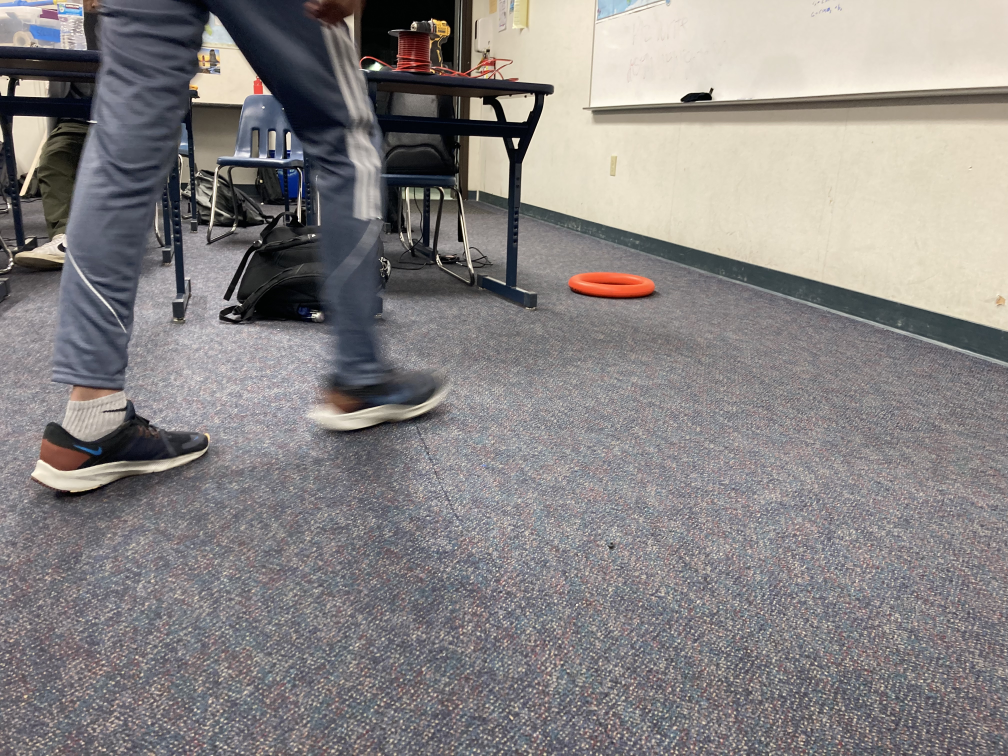
#> input picture IMG_1594.jpeg, 4032 x 3024 px, given in place of the camera (shown at 1/4 size)
$ python detect_ellipse.py
#> lines starting #> are read from the running program, lines starting #| are printed output that depends on the picture; after the words box and inside, x2 and y2 are one past the last pixel; in counts of white or black regions, pixels touching at a corner belong together
import cv2
from matplotlib.pyplot import draw
import numpy as np
import time
prev_large = []
prev_image = []
prev_llpy = []
def fit_ellipse(x, y):
    """
    Fit the coefficients a,b,c,d,e,f, representing an ellipse described by
    the formula F(x,y) = ax^2 + bxy + cy^2 + dx + ey + f = 0 to the provided
    arrays of data points x=[x1, x2, ..., xn] and y=[y1, y2, ..., yn].

    Assumes the ellipse is 'axis aligned' - modelled by setting the cross product term equal to 1

    Based on the algorithm of Halir and Flusser, "Numerically stable direct
    least squares fitting of ellipses'.
    """


    #Quadratic terms of the design matrix
    D1 = np.vstack([x**2, np.ones(len(x)), y**2]).T
    # Linear terms of the design matrix
    D2 = np.vstack([x, y, np.ones(len(x))]).T

    #Sections of the scatter matrix
    S1 = D1.T @ D1
    S2 = D1.T @ D2
    S3 = D2.T @ D2

    T = -np.linalg.inv(S3) @ S2.T
    M = S1 + S2 @ T
    C = np.array(((0, 0, 2), (0, -1, 0), (2, 0, 0)), dtype=float)
    M = np.linalg.inv(C) @ M
    eigenval, eigenvec = np.linalg.eig(M)
    con = 4 * eigenvec[0]* eigenvec[2] - eigenvec[1]**2
    ak = eigenvec[:, np.nonzero(con > 0)[0]]

    return np.concatenate((ak, T @ ak)).ravel()


def cart_to_pol(coeffs):
    """

    Convert the Cartesian coefficients, (a, b, c, d, e, f), to polar parameters,
    x0, y0, ap, bp, e, phi, where
    (x0, y0) is the ellipse centre;
    (ap, bp) are the semi-major and semi-minor axes, respectively;
    e is the eccentricity; and
    phi is the rotation of the semi-major axis from the x-axis.

    """

    if(len(coeffs)==0):
        return

    # assumes a cartesian form ax^2 + 2bxy + cy^2 + 2dx + 2fy + g = 0.
    a = coeffs[0]
    b = coeffs[1] / 2
    c = coeffs[2]
    d = coeffs[3] / 2
    f = coeffs[4] / 2
    g = coeffs[5]

    det = b**2 - a*c
    # if det > 0:
    #     raise ValueError('coeffs do not represent an ellipse: b^2 - 4ac must'
    #                      ' be negative!')

    # The location of the ellipse centre.
    x0, y0 = (c*d - b*f) / det, (a*f - b*d) / det

    num = 2 * (a*f**2 + c*d**2 + g*b**2 - 2*b*d*f - a*c*g)
    fac = np.sqrt((a - c)**2 + 4*b**2)
    # The semi-major and semi-minor axis lengths (these are not sorted).
    ap = np.sqrt(num / det / (fac - a - c))
    bp = np.sqrt(num / det / (-fac - a - c))

    # Sort the semi-major and semi-minor axis lengths but keep track of
    # the original relative magnitudes of width and height.
    width_gt_height = True
    if ap < bp:
        width_gt_height = False
        ap, bp = bp, ap

    # The eccentricity.
    r = (bp/ap)**2
    if r > 1:
        r = 1/r
    e = np.sqrt(1 - r)

    # The angle of anticlockwise rotation of the major-axis from x-axis.
    if b == 0:
        phi = 0 if a < c else np.pi/2
    else:
        phi = np.arctan((2.*b) / (a - c)) / 2
        if a > c:
            phi += np.pi/2
    if not width_gt_height:
        # Ensure that phi is the angle to rotate to the semi-major axis.
        phi += np.pi/2
    # phi = phi % np.pi

    return x0, y0, ap, bp, e, phi


def get_ellipse_pts(params, npts=100, tmin=0, tmax=2*np.pi):
    """
    Return npts points on the ellipse described by the params = x0, y0, ap,
    bp, e, phi for values of the parametric variable t between tmin and tmax.

    """
    if params is None: return

    x0, y0, ap, bp, e, phi = params
    # A grid of the parametric variable, t.
    t = np.linspace(tmin, tmax, npts)
    x = x0 + ap * np.cos(t) * np.cos(phi) - bp * np.sin(t) * np.sin(phi)
    y = y0 + ap * np.cos(t) * np.sin(phi) + bp * np.sin(t) * np.cos(phi)
    return x, y

# convert from pixels to angles
# screen width (px) = 320
# screen height (px) = 240
# screen FOV x (deg) = 59.6
# screen FOV y (deg) = 49.7
def px_to_deg(cx, cy):
    tx = ((cx - 480.0) / 960.0) * 59.6
    ty = ((cy - 360.0) / 720.0) * 49.7
    return tx, -ty

def draw_point(image, x, y):
    cv2.circle(image, (int(x), int(y)), 2, (0,0,255), cv2.FILLED)

def draw_point_2(image, x, y):
    cv2.circle(image, (int(x), int(y)), 2, (0,255, 0), cv2.FILLED)

# runPipeline() is called every frame by Limelight's backend.
def runPipeline(image, llrobot):
    # start = time.time()
    try:
        # convert the input image to the HSV color space
        img_hsv = cv2.cvtColor(image, cv2.COLOR_BGR2HSV)
        img_threshold= cv2.inRange(img_hsv,(30, 40, 118), (85, 255, 255))
        img_threshold = cv2.medianBlur(img_threshold, 5)
        # img_threshold = cv2.blur(img_threshold, 1)
        img_threshold= cv2.inRange(img_threshold, 150, 255)
        cv2.imshow("img", img_threshold)
        # h, s, v = cv2.split(image)
        # img_threshold = cv2.inRange(v, 200, 255)

        # find contours in the new binary image
        contours, _ = cv2.findContours(img_threshold, cv2.RETR_LIST, cv2.CHAIN_APPROX_SIMPLE)
        cv2.drawContours(img_threshold, contours, -1, 100, 2)

        points = []
        llpython = []
        largestContour = [[]]
        # largestContour = max(contours, key=cv2.contourArea) # required to be returned by api
        # for i in range(len(contours)):
        for coord in contours[0]:
                    points.append(coord[0])


        # if(len(points) >= 5):
        x = []
        y= []
        for point in points:
            if(point[0] != 0 and point[1]!=0):
                x.append(point[0])
                y.append(point[1])
        x=np.array(x)
        y = np.array(y)
        e = fit_ellipse(x, y)
        e2 = cv2.fitEllipse(contours[0])
        params = cart_to_pol(e)
        if params is None: return
        x, y = get_ellipse_pts(params)
        for i in range(len(x)):
            draw_point_2(image, x[i], y[i])
        max = 9999
        for i in range(len(y)):
            if y[i] < max: max = y[i]


        # x_top, y_top = x[index], y[index]
        # draw_point(image, x[index], y[index])
        # draw_point(image, int(params[0]), int(params[1]-params[3]))

        tx, ty = px_to_deg(abs(params[0]), abs(max))

        # initialize an array of values to send back to the robot
        llpython = [1, tx, ty, 0, 0, 0]

        #return the largest contour for the LL crosshair, the modified image, and custom robot data
        cv2.imshow("ret", image)
        end = time.time()
        print("you: " + str(t2-t1) + "\n OpenCV: "+ str(t3-t2))
        return largestContour, image, llpython
    except:
        print("error")
        return [[]], image, [-1, 0, 0, 0, ]

# [6 lines of commented-out code are left out]
cap = cv2.VideoCapture(0)
# output = cv2.VideoWriter('vid.avi', cv2.VideoWriter_fourcc(*'MJPG'), 60, (640, 360), 0)

# Check if camera opened successfully
if (cap.isOpened()== False):
  print("Error opening video  file")

# Read until video is completed
i = 1
while(cap.isOpened()):
  if i%2==0: continue

  # Capture frame-by-frame
  ret, frame = cap.read()
#> frame is the input picture: shape (3024, 4032, 3); mean B, G, R 131.5, 132, 136

  frame = frame[50:, 50:]
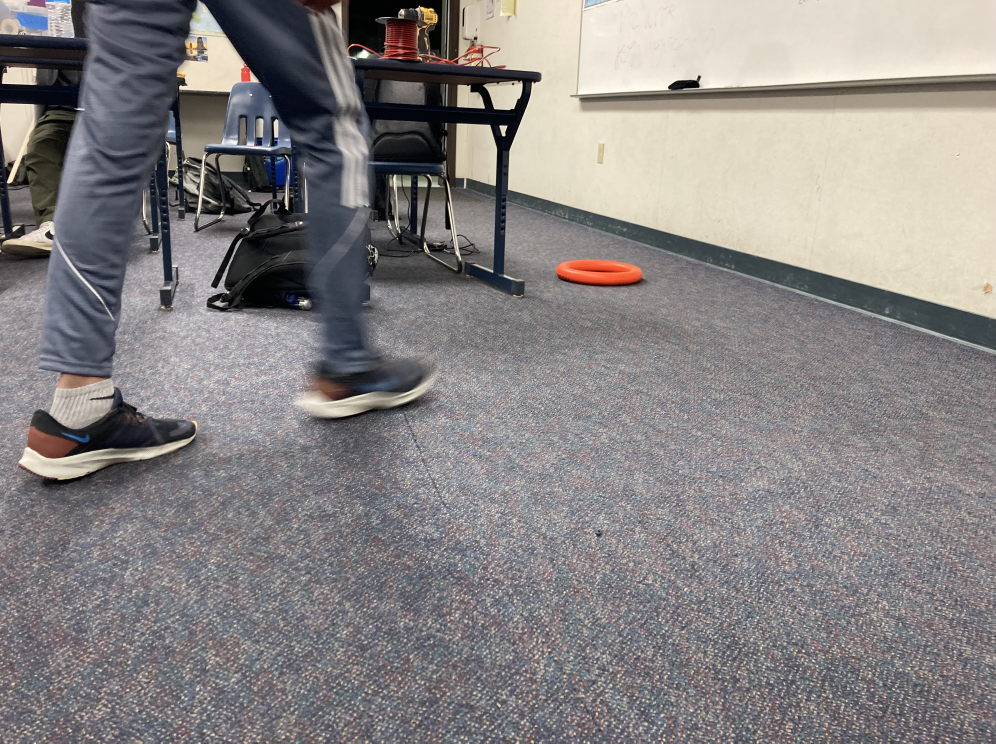
#> frame: shape (2974, 3982, 3) (shown at 1/4 size); mean B, G, R 131.6, 132, 136
  if ret == True:

    # Display the resulting frame
    try:
        st = time.time()
        _, img, llpython = runPipeline(frame, llrobot=[40, 20, 145, 255, 190, 255])
#> in runPipeline, `img_hsv = cv2.cvtColor(image, cv2.COLOR_BGR2HSV)`: img_hsv: shape (2974, 3982, 3); mean H, S, V 90.8, 29.1, 139.9
#> in runPipeline, `img_threshold= cv2.inRange(img_hsv,(30, 40, 118), (85, 255, 255))`:
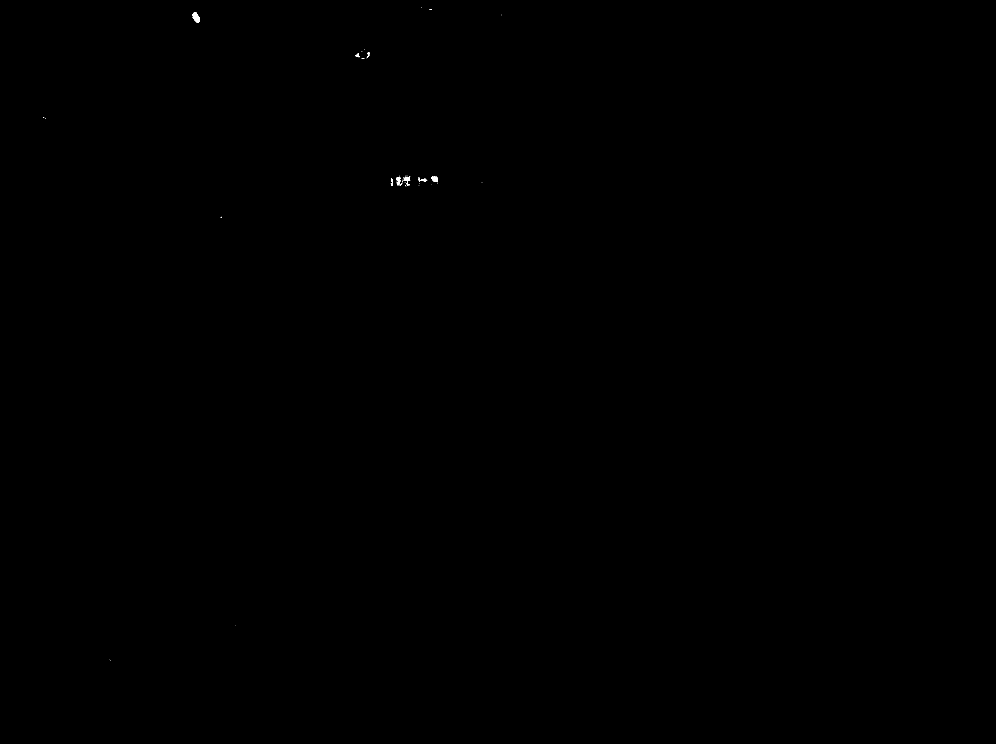
#> img_threshold: shape (2974, 3982) (shown at 1/4 size); 0.02% white; 61 white regions (49 under 20 px), largest, box (x1, y1, x2, y2) and area: (770, 48, 799, 92) 778, (1725, 707, 1751, 728) 398, (1614, 705, 1641, 726) 281
#> in runPipeline, `img_threshold = cv2.medianBlur(img_threshold, 5)`: img_threshold: shape (2974, 3982); 0.02% white; 14 white regions (5 under 20 px)
#> in runPipeline, `contours, _ = cv2.findContours(img_threshold, cv2.RETR_LIST, cv2.CHAIN..`: contours = 14 contours, 5 with area under 20; largest, box (x1, y1, x2, y2) and area: (770, 48, 799, 92) 726, (1726, 707, 1751, 728) 356, (1616, 708, 1640, 724) 243, (1587, 710, 1601, 740) 221, (1685, 716, 1705, 725) 70
#> in runPipeline, `cv2.drawContours(img_threshold, contours, -1, 100, 2)`: img_threshold: shape (2974, 3982); min 0, max 255, mean 0
#> the loop in runPipeline, `for coord in contours[0]:` made 7 passes
#> coord on passes 1 to 7: [[1601, 736]], [[1599, 738]], [[1599, 739]], [[1600, 740]], [[1602, 740]], [[1604, 738]], [[1603, 738]]
#> after the loop in runPipeline, `for coord in contours[0]:`: points = [[1601, 736], [1599, 738], [1599, 739], [1600, 740], [1602, 740], [1604, 738], [1603, 738]]
#> the loop in runPipeline, `for point in points:` made 7 passes
#> after the loop in runPipeline, `for point in points:`: x = [1601, 1599, 1599, 1600, 1602, 1604, 1603]; y = [736, 738, 739, 740, 740, 738, 738]
#> in fit_ellipse, `D1 = np.vstack([x**2, np.ones(len(x)), y**2]).T`: D1 = [[2563201, 1, 541696], [2556801, 1, 544644], [2556801, 1, 546121], [2560000, 1, 547600], [2566404, 1, 547600], [2572816, 1, 544644], [2569609, 1, 544644]]
#> in fit_ellipse, `D2 = np.vstack([x, y, np.ones(len(x))]).T`: D2 = [[1601, 736, 1], [1599, 738, 1], [1599, 739, 1], [1600, 740, 1], [1602, 740, 1], [1604, 738, 1], [1603, 738, 1]]
#> in fit_ellipse, `S1 = D1.T @ D1`: S1 = [[4.6e+13, 17945632, 9.79e+12], [17945632, 7, 3816949], [9.79e+12, 3816949, 2.08e+12]]
#> in fit_ellipse, `S2 = D1.T @ D2`: S2 = [[2.87e+10, 1.33e+10, 17945632], [11208, 5169, 7], [6.11e+09, 2.82e+09, 3816949]]
#> in fit_ellipse, `S3 = D2.T @ D2`: S3 = [[17945632, 8276305, 11208], [8276305, 3816949, 5169], [11208, 5169, 7]]
#> in fit_ellipse, `T = -np.linalg.inv(S3) @ S2.T`: T = [[-3202.7, 1.14e-13, 0.141], [0.0164, 2.84e-14, -1476.3], [2564283.6, -1, 544611.4]]
#> in fit_ellipse, `M = S1 + S2 @ T`: M = [[-256.9, 0.00051, 1828.6], [-0.000118, 1.99e-10, 0.000724], [-92.15, 0.000108, 418.3]]
#> in fit_ellipse, `M = np.linalg.inv(C) @ M`: M = [[-46.07, 5.42e-05, 209.1], [0.000118, -1.99e-10, -0.000724], [-128.5, 0.000255, 914.3]]
#> in fit_ellipse, `eigenval, eigenvec = np.linalg.eig(M)`: eigenval = [885.4, -17.23, -8.45e-13]; eigenvec = [[0.219, -0.991, -2.45e-07], [-7.69e-07, 1.02e-06, 1], [0.976, -0.137, -3.13e-07]]
#> in fit_ellipse, `con = 4 * eigenvec[0]* eigenvec[2] - eigenvec[1]**2`: con = [0.855, 0.541, -1]
#> in fit_ellipse, `ak = eigenvec[:, np.nonzero(con > 0)[0]]`: ak = [[0.219, -0.991], [-7.69e-07, 1.02e-06], [0.976, -0.137]]
#> in runPipeline, `e = fit_ellipse(x, y)`: e = [0.219, -0.991, -7.69e-07, 1.02e-06, 0.976, -0.137, -701.5, 3172.6, -1440.4, 201.7, 1093141.4, -2614642.5]
#> in runPipeline, `e2 = cv2.fitEllipse(contours[0])`: e2 = ((1601.3, 738.1), (4.13, 4.94), 69.18)
#> in cart_to_pol, `a = coeffs[0]`: a = 0.219
#> in cart_to_pol, `b = coeffs[1] / 2`: b = -0.495
#> in cart_to_pol, `c = coeffs[2]`: c = -7.69e-07
#> in cart_to_pol, `d = coeffs[3] / 2`: d = 5.1e-07
#> in cart_to_pol, `f = coeffs[4] / 2`: f = 0.488
#> in cart_to_pol, `g = coeffs[5]`: g = -0.137
#> in cart_to_pol, `det = b**2 - a*c`: det = 0.245
#> in cart_to_pol, `x0, y0 = (c*d - b*f) / det, (a*f - b*d) / det`: x0 = 0.985; y0 = 0.436
#> in cart_to_pol, `num = 2 * (a*f**2 + c*d**2 + g*b**2 - 2*b*d*f - a*c*g)`: num = 0.0372
#> in cart_to_pol, `fac = np.sqrt((a - c)**2 + 4*b**2)`: fac = 1.01
#> in cart_to_pol, `ap = np.sqrt(num / det / (fac - a - c))`: ap = 0.437
#> in cart_to_pol, `bp = np.sqrt(num / det / (-fac - a - c))`: bp = nan
#> in cart_to_pol, `phi = np.arctan((2.*b) / (a - c)) / 2`: phi = -0.677
#> in cart_to_pol, `phi += np.pi/2`: phi = 0.894
#> in runPipeline, `params = cart_to_pol(e)`: params = (0.985, 0.436, 0.437, nan, nan, 0.894)
#> in get_ellipse_pts, `x0, y0, ap, bp, e, phi = params`: x0 = 0.985; y0 = 0.436; ap = 0.437; bp = nan; phi = 0.894
#> the loop in runPipeline, `for i in range(len(x)):` made 1 pass
#| error
#> llpython = [-1, 0, 0, 0]
        end = time.time()
        print("total: " + str(end-st))
        cv2.imshow("ret", img)
        # output.write(frame)
    except:
        continue

    # Press Q on keyboard to  exit
    # if cv2.waitKey(25) & 0xFF == ord('q'):
    #   break

  # Break the loop
  else:
    break

# When everything done, release
# the video capture object
cap.release()

# Closes all the frames
cv2.destroyAllWindows()
